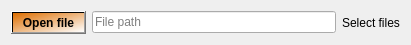
      <widget class="QWidget" name="">
       <property name="geometry">
        <rect>
         <x>290</x>
         <y>10</y>
         <width>411</width>
         <height>32</height>
        </rect>
       </property>
       <layout class="QGridLayout" name="gridLayout_34">
        <item row="0" column="0">
         <layout class="QHBoxLayout" name="horizontalLayout_13">
          <item>
           <widget class="QPushButton" name="open_file">
            <property name="font">
             <font>
              <weight>75</weight>
              <bold>true</bold>
              <stylestrategy>PreferAntialias</stylestrategy>
             </font>
            </property>
            <property name="mouseTracking">
             <bool>false</bool>
            </property>
            <property name="tabletTracking">
             <bool>false</bool>
            </property>
            <property name="focusPolicy">
             <enum>Qt::WheelFocus</enum>
            </property>
            <property name="autoFillBackground">
             <bool>false</bool>
            </property>
            <property name="styleSheet">
             <string notr="true">background-color: qlineargradient(spread:pad, x1:0, y1:0, x2:1, y2:1, stop:0 rgba(221, 110, 0, 255), stop:1 rgba(255, 255, 255, 255));
gridline-color: qlineargradient(spread:pad, x1:0, y1:0, x2:1, y2:1, stop:0 rgba(0, 0, 0, 255), stop:0.91623 rgba(149, 200, 0, 255), stop:1 rgba(255, 255, 255, 255));</string>
            </property>
            <property name="text">
             <string>Open file</string>
            </property>
            <property name="autoDefault">
             <bool>false</bool>
            </property>
            <property name="default">
             <bool>false</bool>
            </property>
            <property name="flat">
             <bool>false</bool>
            </property>
           </widget>
          </item>
          <item>
           <widget class="QLineEdit" name="file_Edit">
            <property name="sizePolicy">
             <sizepolicy hsizetype="Expanding" vsizetype="Fixed">
              <horstretch>0</horstretch>
              <verstretch>0</verstretch>
             </sizepolicy>
            </property>
            <property name="placeholderText">
             <string>File path</string>
            </property>
           </widget>
          </item>
         </layout>
        </item>
        <item row="0" column="1">
         <widget class="QLabel" name="text_file">
          <property name="text">
           <string>Select files</string>
          </property>
         </widget>
        </item>
       </layout>
      </widget>
